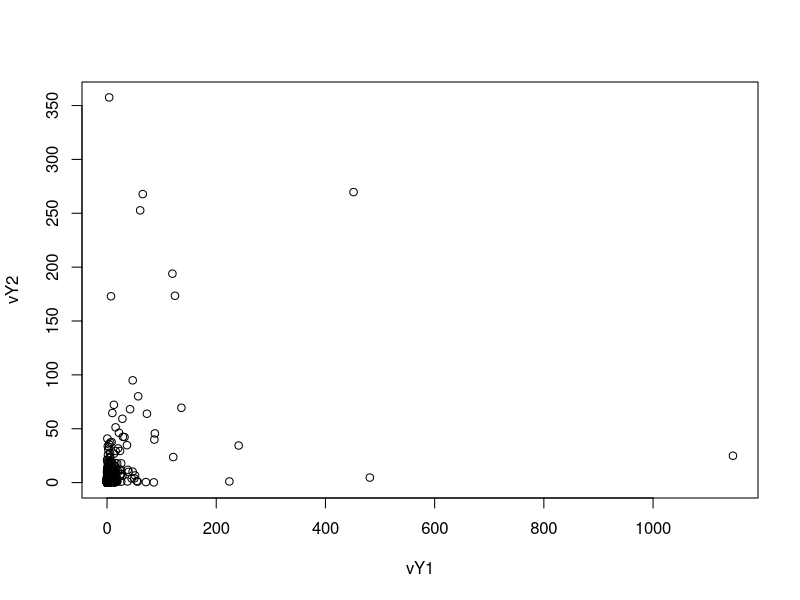
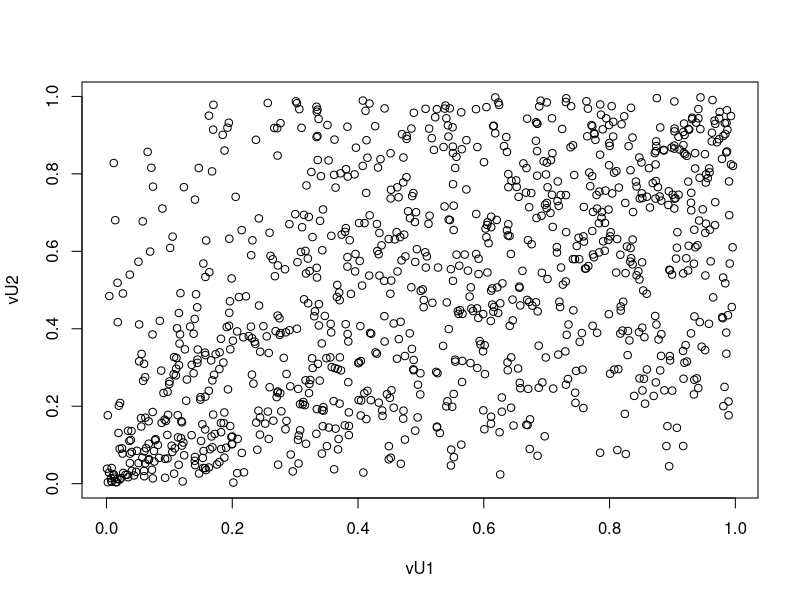
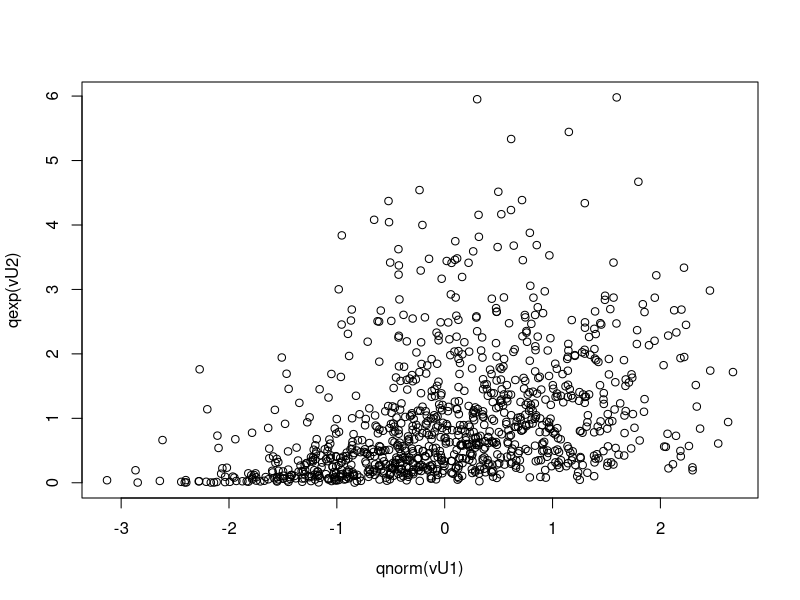
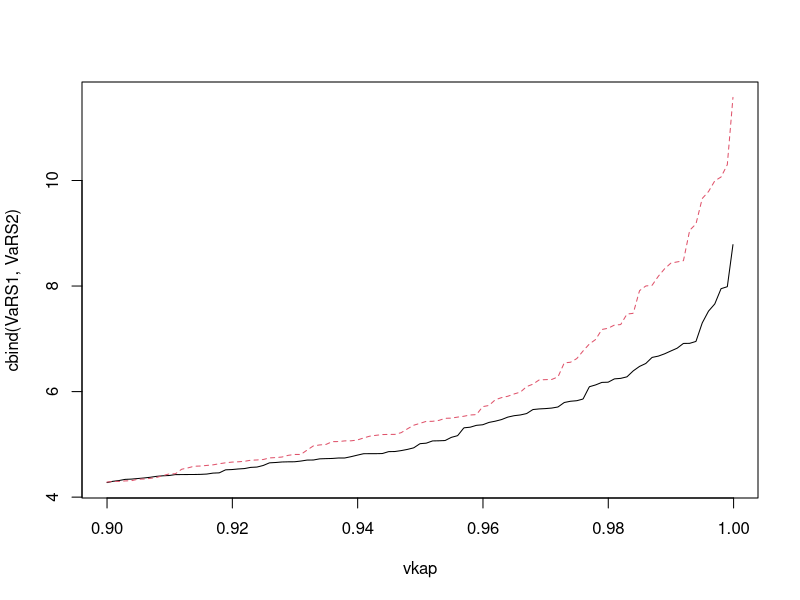
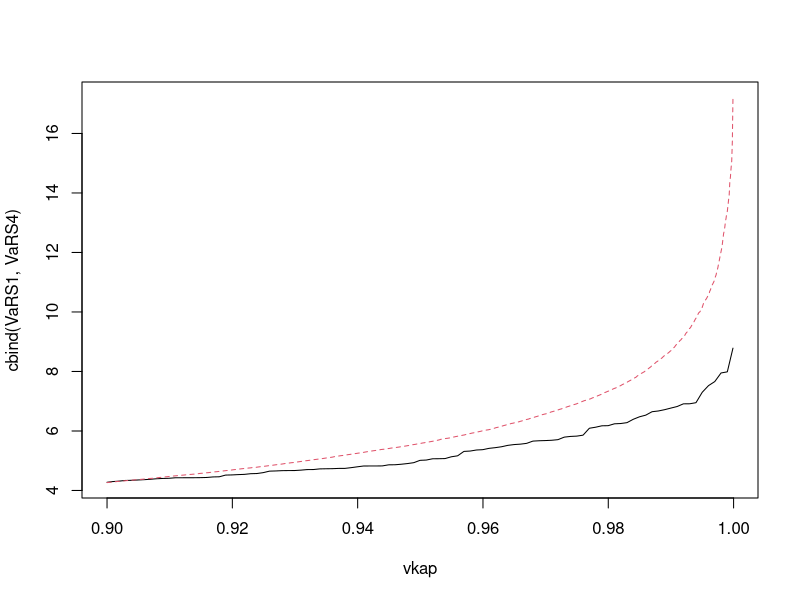

Source code (R) for these figures, in order:
# Lyon A2017
#
# Copule Clayton
#
# Simulation de r?alisations de la copule clayton
#
# Param?tre de d?pendance : rho
alp<-1
alp2<-1/alp
#
set.seed(2018)
nsim<-1000
#
matV<-matrix(runif(3*nsim),nsim,3,byrow=TRUE)
Theta<-qgamma(matV[,1],alp2,1)
vY1<-qexp(matV[,2],Theta)
vY2<-qexp(matV[,3],Theta)
vU1<-(1/(1+vY1))^alp2
vU2<-(1/(1+vY2))^alp2
#par(mfrow=c(1,2))
plot(vY1,vY2)
plot(vU1,vU2)
#plot(1-vU1,1-vU2)
#par(mfrow=c(1,2))
#plot(1-vU1,vU2)
#plot(vU1,1-vU2)

cor(vU1,vU2)
cor(1-vU1,1-vU2)

vX1<-qexp(vU1)
vX2<-qexp(vU2)

vX3<-qexp(1-vU1)
vX4<-qexp(1-vU2)

cor(vX1,vX2)
plot(qnorm(vU1),qexp(vU2))

cor(vX3,vX4)

S1<-vX1+vX2
S2<-vX3+vX4

vkap<-(9000:9999)/10000
VaRS1<-quantile(S1,probs=vkap)
VaRS2<-quantile(S2,probs=vkap)
par(mfrow=c(1,1))
matplot(vkap,cbind(VaRS1,VaRS2),type="l")

# Param?tre de d?pendance : rho
alp<-1
alp2<-1/alp
#
set.seed(2017)
nsim<-100000
#
matV<-matrix(runif(3*nsim),nsim,3,byrow=TRUE)
Theta<-qgamma(matV[,1],alp2,1)
vY1<-qexp(matV[,2],Theta)
vY2<-qexp(matV[,3],Theta)
vU1<-(1/(1+vY1))^alp2
vU2<-(1/(1+vY2))^alp2
#par(mfrow=c(1,2))
#plot(vU1,vU2)
#plot(1-vU1,1-vU2)
#par(mfrow=c(1,2))
#plot(1-vU1,vU2)
#plot(vU1,1-vU2)

cor(vU1,vU2)
cor(1-vU1,1-vU2)

vX5<-qexp(vU1)
vX6<-qexp(vU2)

vX7<-qexp(1-vU1)
vX8<-qexp(1-vU2)

cor(vX5,vX6)

cor(vX7,vX8)

S3<-vX5+vX6
S4<-vX7+vX8

vkap<-(9000:9999)/10000
VaRS3<-quantile(S3,probs=vkap)
VaRS4<-quantile(S4,probs=vkap)
par(mfrow=c(1,1))

matplot(vkap,cbind(VaRS1,VaRS4),type="l")

cor(vX1,vX2)
cor(vX7,vX8)

cor(vX1,vX2,method="spearman")
cor(vX3,vX4,method="spearman")
cor(vX5,vX6,method="spearman")
cor(vX7,vX8,method="spearman")








